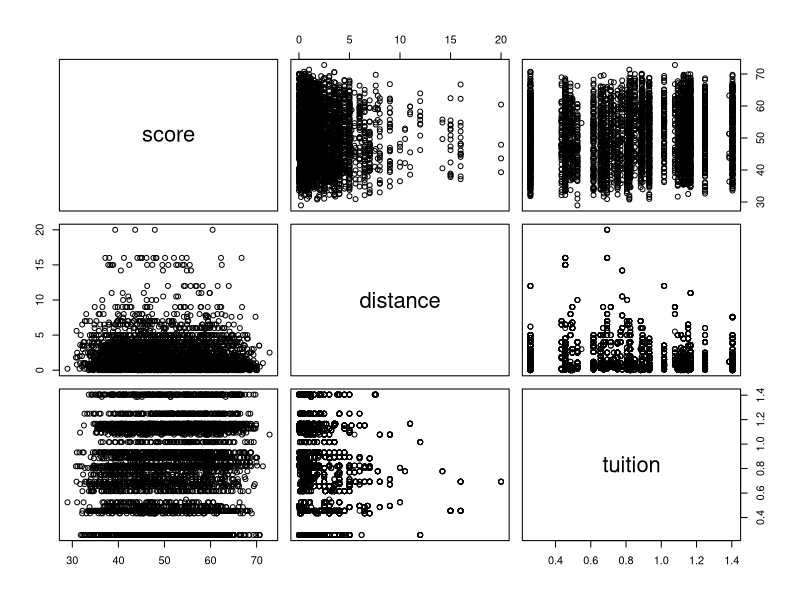
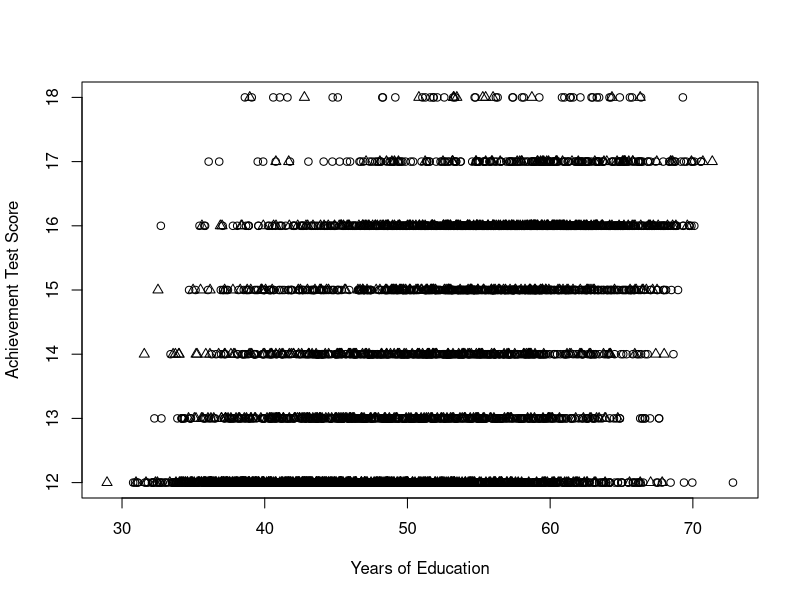
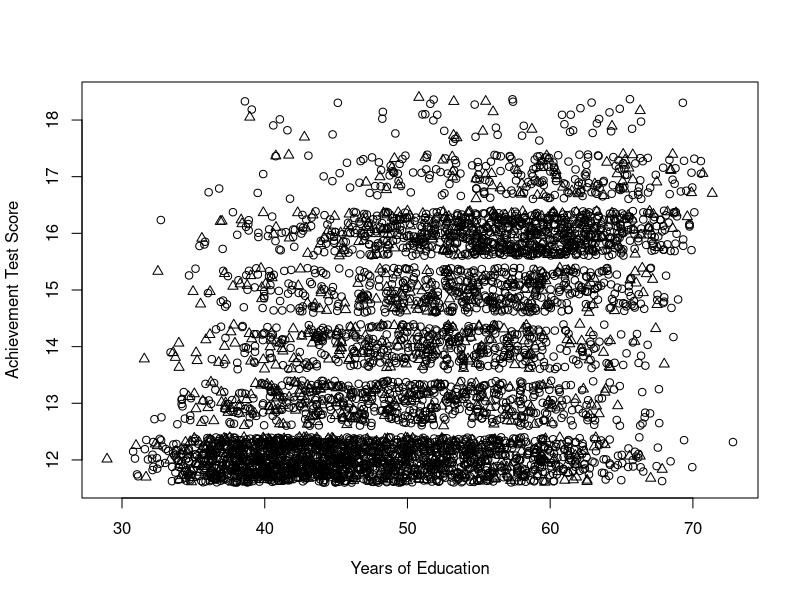
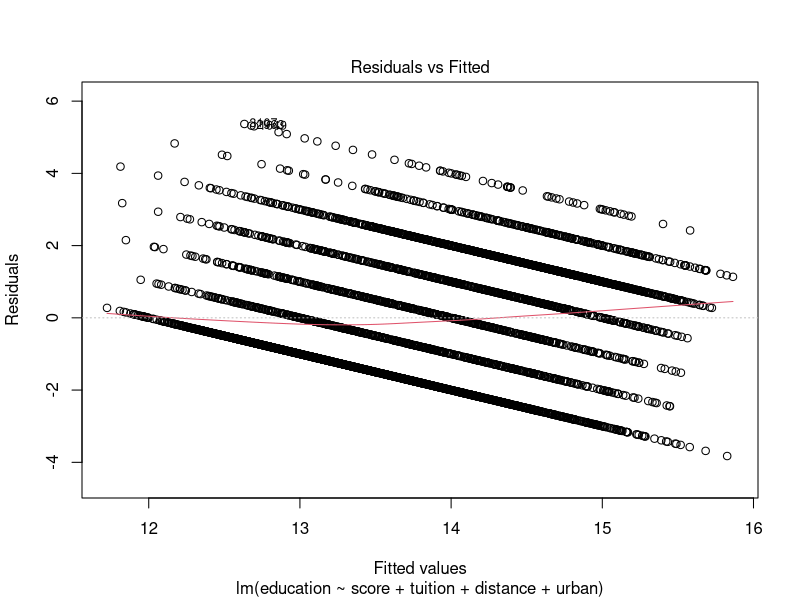
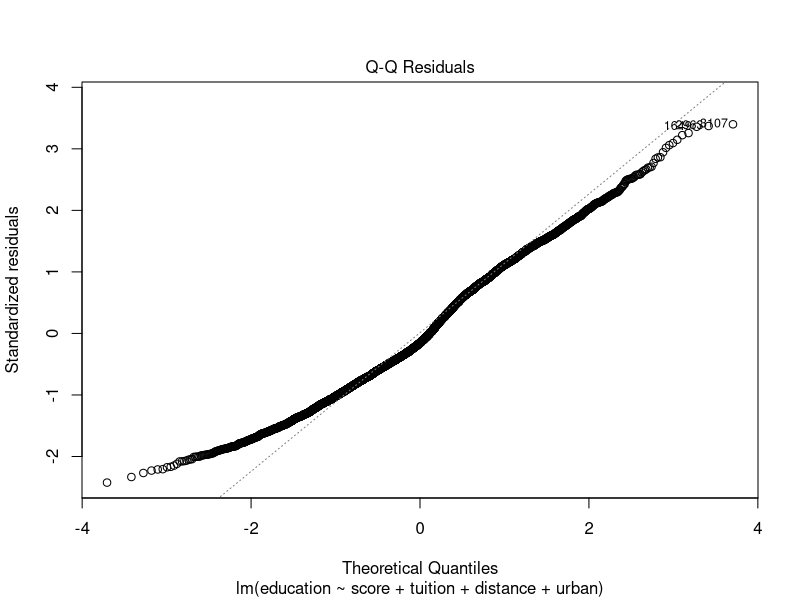
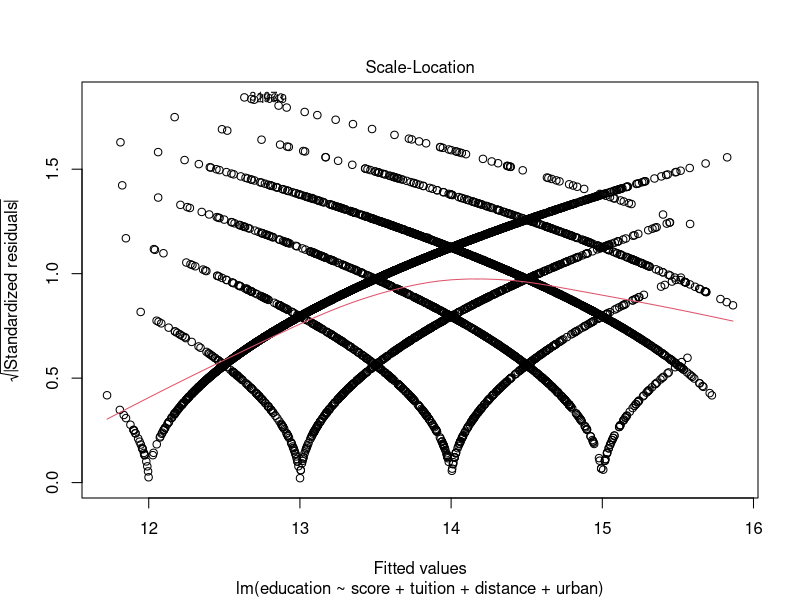
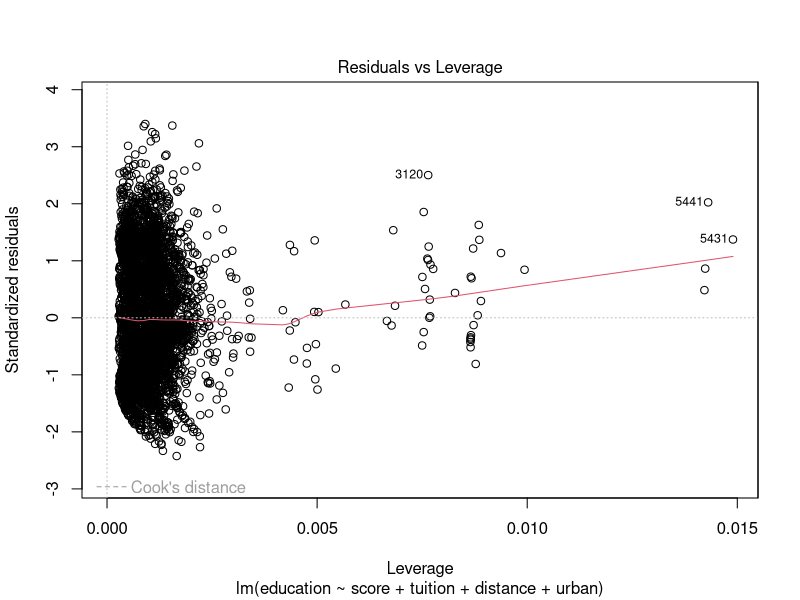
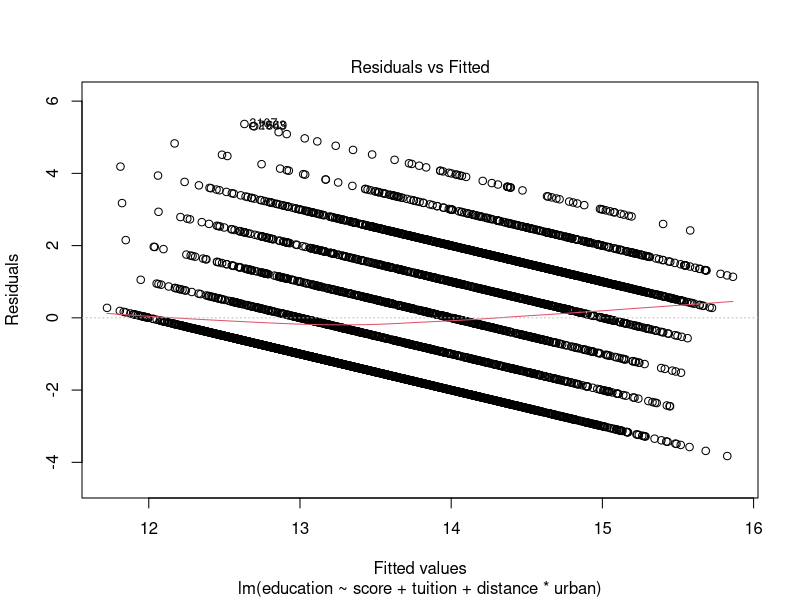

Here is the R script that generated these plots, in order:
## ---- chunk 1
knitr::opts_chunk$set(echo = TRUE)
## ---- chunk 2
library (AER)
data(CollegeDistance)
head(CollegeDistance)
names(CollegeDistance)

## ---- chunk 3

plot(CollegeDistance[c(3,10, 11)])

## ---- chunk 4
cor(CollegeDistance[c(3,10, 11)])
## ---- chunk 5
score <- lm(score ~ distance + tuition, data = CollegeDistance)
## ---- chunk 6
1/(1-summary(score)$r.squared)
## ---- chunk 7
plot(CollegeDistance$score, CollegeDistance$education, xlab = "Years of Education", ylab = "Achievement Test Score", pch = as.numeric(CollegeDistance$urban))
## ---- chunk 8
newscore <- jitter(CollegeDistance$score, factor = 2)
newed <- jitter(CollegeDistance$education, factor = 2)
plot(newscore, newed, xlab = "Years of Education", ylab = "Achievement Test Score", pch = as.numeric(CollegeDistance$urban))
## ---- chunk 9
library(MASS)
starting.model <- lm(education ~ score + urban + distance + tuition, data = CollegeDistance)
simple.model <- lm(education ~ 1, data = CollegeDistance)
stepAIC(starting.model, scope = list(upper = starting.model, lower = simple.model), direction = "backward")

## ---- chunk 10
schoolmod <- lm(education ~ score + tuition + distance + urban, data = CollegeDistance)
## ---- chunk 11
plot(schoolmod)
## ---- chunk 12
summary(schoolmod)
## ---- chunk 13
confint(schoolmod)
## ---- chunk 14
u <- (9.141+.0256) + .0956*52 - .1426*.900 - .0487*.5
u
## ---- chunk 15
nu <- 9.141 + .0956*52 - .1426*.900 - .0487*.5
nu
## ---- chunk 16
abs(u-nu)

## ---- chunk 17
newdata <- data.frame(score = 52, tuition = .9, distance = .5, urban = 'yes')
newdata
## ---- chunk 18
predict(schoolmod, newdata, interval = "confidence")
## ---- chunk 19

schoolmod2 <- lm(education ~ score + tuition + distance*urban, data = CollegeDistance)

## ---- chunk 20
plot(schoolmod2)
## ---- chunk 21
summary(schoolmod2)
## ---- chunk 22
anova(schoolmod, schoolmod2)
